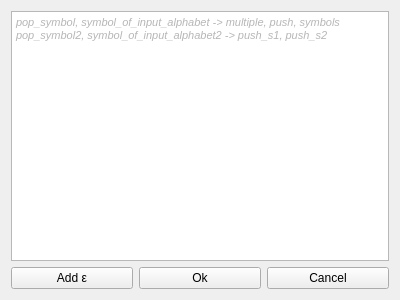
<?xml version="1.0" encoding="UTF-8"?>
<ui version="4.0">
 <class>CPdaRuleDialog</class>
 <widget class="QWidget" name="CPdaRuleDialog">
  <property name="geometry">
   <rect>
    <x>0</x>
    <y>0</y>
    <width>400</width>
    <height>300</height>
   </rect>
  </property>
  <property name="windowTitle">
   <string>Form</string>
  </property>
  <layout class="QVBoxLayout" name="verticalLayout">
   <item>
    <widget class="QTextEdit" name="m_ruleEdit">
     <property name="html">
      <string>&lt;!DOCTYPE HTML PUBLIC &quot;-//W3C//DTD HTML 4.0//EN&quot; &quot;http://www.w3.org/TR/REC-html40/strict.dtd&quot;&gt;
&lt;html&gt;&lt;head&gt;&lt;meta name=&quot;qrichtext&quot; content=&quot;1&quot; /&gt;&lt;style type=&quot;text/css&quot;&gt;
p, li { white-space: pre-wrap; }
&lt;/style&gt;&lt;/head&gt;&lt;body style=&quot; font-family:'MS Shell Dlg 2'; font-size:8pt; font-weight:400; font-style:normal;&quot;&gt;
&lt;p style=&quot; margin-top:0px; margin-bottom:0px; margin-left:0px; margin-right:0px; -qt-block-indent:0; text-indent:0px;&quot;&gt;&lt;span style=&quot; font-size:8.25pt; font-style:italic; color:#b6b6b6;&quot;&gt;pop_symbol, symbol_of_input_alphabet -&amp;gt; multiple, push, symbols&lt;/span&gt;&lt;/p&gt;
&lt;p style=&quot; margin-top:0px; margin-bottom:0px; margin-left:0px; margin-right:0px; -qt-block-indent:0; text-indent:0px;&quot;&gt;&lt;span style=&quot; font-size:8.25pt; font-style:italic; color:#b6b6b6;&quot;&gt;pop_symbol2, symbol_of_input_alphabet2 -&amp;gt; push_s1, push_s2&lt;/span&gt;&lt;/p&gt;&lt;/body&gt;&lt;/html&gt;</string>
     </property>
    </widget>
   </item>
   <item>
    <layout class="QHBoxLayout" name="horizontalLayout">
     <item>
      <widget class="QPushButton" name="m_addEpsilonBut">
       <property name="text">
        <string>Add ε</string>
       </property>
      </widget>
     </item>
     <item>
      <widget class="QPushButton" name="m_okButton">
       <property name="text">
        <string>Ok</string>
       </property>
      </widget>
     </item>
     <item>
      <widget class="QPushButton" name="m_cancelBut">
       <property name="text">
        <string>Cancel</string>
       </property>
      </widget>
     </item>
    </layout>
   </item>
  </layout>
 </widget>
 <resources/>
 <connections/>
</ui>
